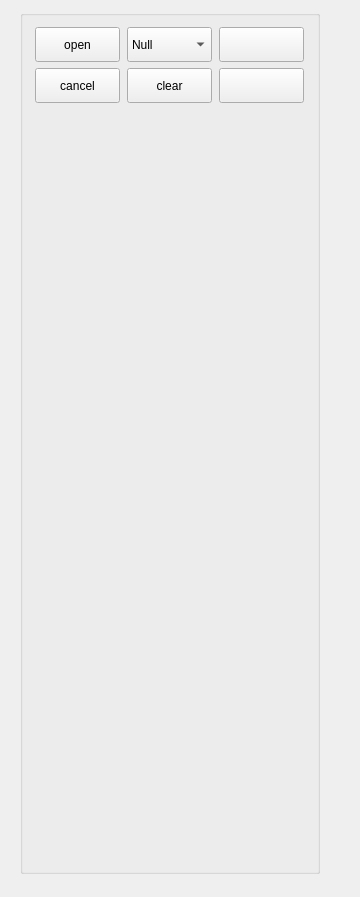
<?xml version="1.0" encoding="UTF-8"?>
<ui version="4.0">
 <class>MeasureWidget</class>
 <widget class="QWidget" name="MeasureWidget">
  <property name="geometry">
   <rect>
    <x>0</x>
    <y>0</y>
    <width>360</width>
    <height>897</height>
   </rect>
  </property>
  <property name="windowTitle">
   <string>MeasureWidget</string>
  </property>
  <widget class="QGroupBox" name="groupBox_2">
   <property name="geometry">
    <rect>
     <x>20</x>
     <y>10</y>
     <width>300</width>
     <height>864</height>
    </rect>
   </property>
   <property name="minimumSize">
    <size>
     <width>300</width>
     <height>0</height>
    </size>
   </property>
   <property name="maximumSize">
    <size>
     <width>300</width>
     <height>864</height>
    </size>
   </property>
   <property name="title">
    <string/>
   </property>
   <layout class="QVBoxLayout" name="verticalLayout">
    <item>
     <layout class="QHBoxLayout" name="horizontalLayout_3">
      <item>
       <widget class="QPushButton" name="openBtn">
        <property name="minimumSize">
         <size>
          <width>85</width>
          <height>35</height>
         </size>
        </property>
        <property name="maximumSize">
         <size>
          <width>85</width>
          <height>35</height>
         </size>
        </property>
        <property name="text">
         <string>open</string>
        </property>
       </widget>
      </item>
      <item>
       <widget class="QComboBox" name="selectCb">
        <property name="minimumSize">
         <size>
          <width>85</width>
          <height>35</height>
         </size>
        </property>
        <property name="maximumSize">
         <size>
          <width>85</width>
          <height>35</height>
         </size>
        </property>
        <item>
         <property name="text">
          <string>Null</string>
         </property>
        </item>
        <item>
         <property name="text">
          <string>Line Angle</string>
         </property>
        </item>
        <item>
         <property name="text">
          <string>Perden</string>
         </property>
        </item>
        <item>
         <property name="text">
          <string>Perpen</string>
         </property>
        </item>
        <item>
         <property name="text">
          <string>Pix</string>
         </property>
        </item>
       </widget>
      </item>
      <item>
       <widget class="QPushButton" name="enableBtn">
        <property name="minimumSize">
         <size>
          <width>85</width>
          <height>35</height>
         </size>
        </property>
        <property name="maximumSize">
         <size>
          <width>85</width>
          <height>35</height>
         </size>
        </property>
        <property name="styleSheet">
         <string notr="true"/>
        </property>
        <property name="text">
         <string/>
        </property>
       </widget>
      </item>
     </layout>
    </item>
    <item>
     <layout class="QHBoxLayout" name="horizontalLayout_4">
      <item>
       <widget class="QPushButton" name="cancelBtn">
        <property name="minimumSize">
         <size>
          <width>85</width>
          <height>35</height>
         </size>
        </property>
        <property name="maximumSize">
         <size>
          <width>85</width>
          <height>35</height>
         </size>
        </property>
        <property name="text">
         <string>cancel</string>
        </property>
       </widget>
      </item>
      <item>
       <widget class="QPushButton" name="clearBtn">
        <property name="minimumSize">
         <size>
          <width>85</width>
          <height>35</height>
         </size>
        </property>
        <property name="maximumSize">
         <size>
          <width>85</width>
          <height>35</height>
         </size>
        </property>
        <property name="text">
         <string>clear</string>
        </property>
       </widget>
      </item>
      <item>
       <widget class="QPushButton" name="perdenBtn_4">
        <property name="minimumSize">
         <size>
          <width>85</width>
          <height>35</height>
         </size>
        </property>
        <property name="maximumSize">
         <size>
          <width>85</width>
          <height>35</height>
         </size>
        </property>
        <property name="text">
         <string/>
        </property>
       </widget>
      </item>
     </layout>
    </item>
    <item>
     <widget class="QLabel" name="label">
      <property name="minimumSize">
       <size>
        <width>0</width>
        <height>45</height>
       </size>
      </property>
      <property name="maximumSize">
       <size>
        <width>16777215</width>
        <height>16777215</height>
       </size>
      </property>
      <property name="text">
       <string/>
      </property>
     </widget>
    </item>
    <item>
     <spacer name="verticalSpacer">
      <property name="orientation">
       <enum>Qt::Vertical</enum>
      </property>
      <property name="sizeHint" stdset="0">
       <size>
        <width>20</width>
        <height>712</height>
       </size>
      </property>
     </spacer>
    </item>
   </layout>
  </widget>
 </widget>
 <layoutdefault spacing="6" margin="11"/>
 <resources/>
 <connections/>
</ui>
